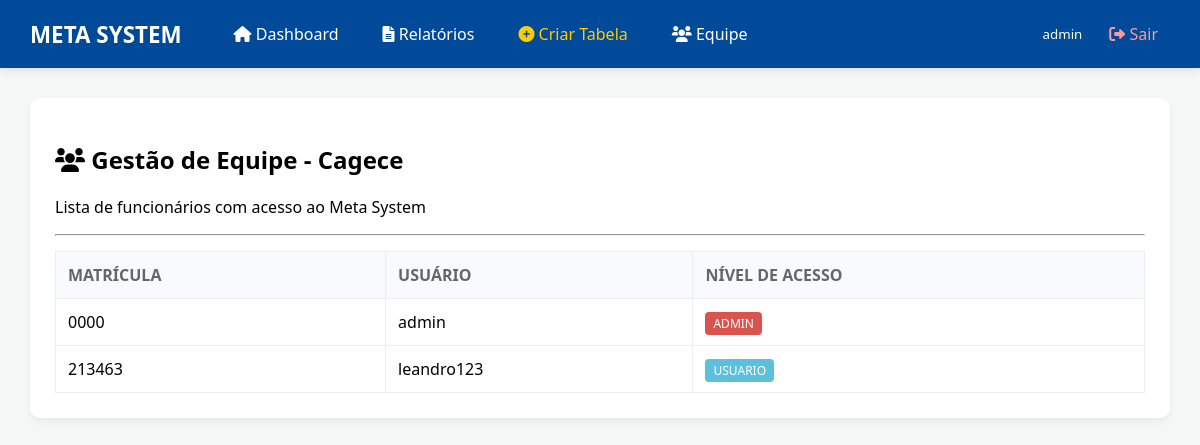
Before: /usuarios (signed in) with the older database file.
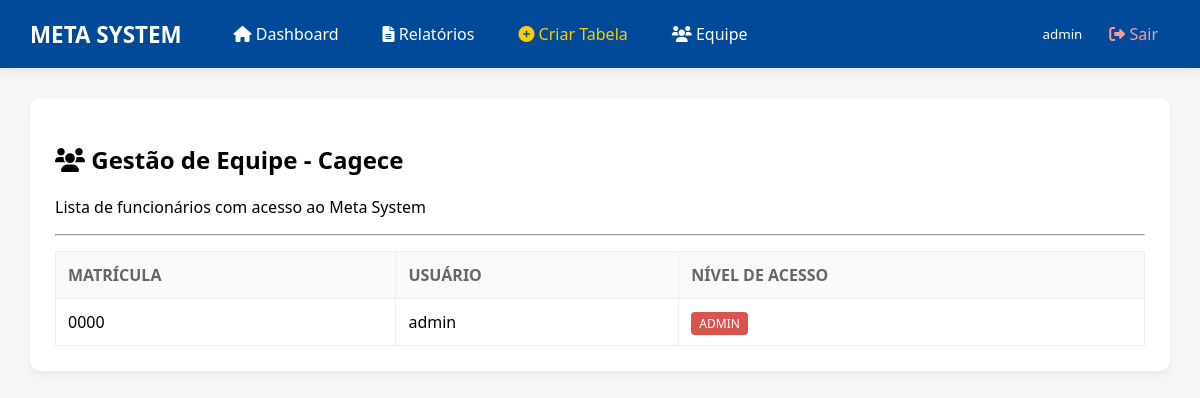
After: the same page with the newer database file.
### tables this page shows
CREATE TABLE usuarios_sistema (
            id INTEGER PRIMARY KEY AUTOINCREMENT,
            matricula TEXT UNIQUE,
            username TEXT UNIQUE,
            password TEXT,
            nivel TEXT DEFAULT 'usuario');

### routers/main_routes.py (the view)
    @app.route('/usuarios')
    @login_required
    def usuarios():
        if session.get('nivel') != 'admin': return redirect(url_for('index'))
        db = get_db()
        lista = db.execute("SELECT id, matricula, username, nivel FROM usuarios_sistema").fetchall()
        return render_template('usuarios.html', usuarios=lista)

### models/database.py (called while the page is built)
def get_db():
    path = DB_UNC if os.path.exists(os.path.dirname(DB_UNC)) else DB_LOCAL
    conn = sqlite3.connect(path, timeout=20, check_same_thread=False)
    conn.row_factory = sqlite3.Row
    conn.execute("PRAGMA journal_mode=WAL")
    return conn

### routers/main_routes.py (called while the page is built)
def login_required(f):
    @wraps(f)
    def decorated_function(*args, **kwargs):
        if 'user' not in session:
            return redirect(url_for('login'))
        return f(*args, **kwargs)
    return decorated_function

### templates/usuarios.html
{% extends 'base.html' %}
{% block content %}
<div class="card">
    <h2><i class="fas fa-users"></i> Gestão de Equipe - Cagece</h2>
    <p>Lista de funcionários com acesso ao Meta System</p>
    <hr>
    <table>
        <thead>
            <tr>
                <th>MATRÍCULA</th>
                <th>USUÁRIO</th>
                <th>NÍVEL DE ACESSO</th>
            </tr>
        </thead>
        <tbody>
            {% for u in usuarios %}
            <tr>
                <td>{{ u.matricula }}</td>
                <td>{{ u.username }}</td>
                <td>
                    <span class="badge" style="background: {{ '#d9534f' if u.nivel == 'admin' else '#5bc0de' }}; color: white; padding: 3px 8px; border-radius: 4px; font-size: 12px;">
                        {{ u.nivel|upper }}
                    </span>
                </td>
            </tr>
            {% endfor %}
        </tbody>
    </table>
</div>
{% endblock %}

Changed rows visible on the page:
removed usuarios_sistema: matricula "213463", username "leandro123", nivel "USUARIO"
